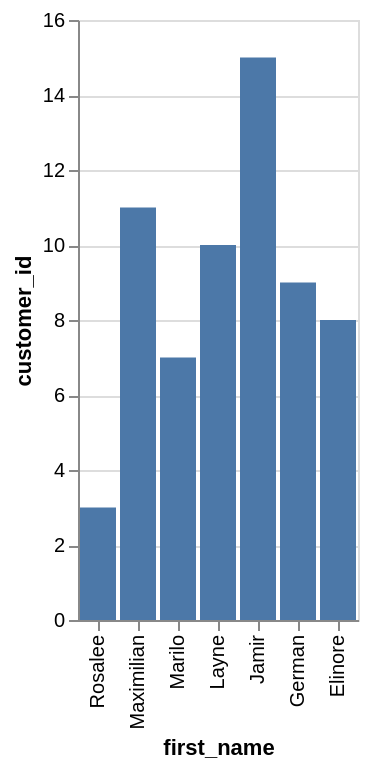

The Vega-Lite source for this figure:
### Vega-Lite specification from a JSON file in a GitHub repository (floating-point values rounded to 4 significant figures)
{"data": {"values": [{"x_data": "Rosalee", "y_data": 3}, {"x_data": "Maximilian", "y_data": 11}, {"x_data": "Marilo", "y_data": 7}, {"x_data": "Layne", "y_data": 10}, {"x_data": "Jamir", "y_data": 15}, {"x_data": "German", "y_data": 9}, {"x_data": "Elinore", "y_data": 8}]}, "mark": "bar", "encoding": {"x": {"field": "x_data", "type": "nominal", "title": "first_name", "sort": "descending"}, "y": {"field": "y_data", "type": "quantitative", "title": "customer_id"}}}
